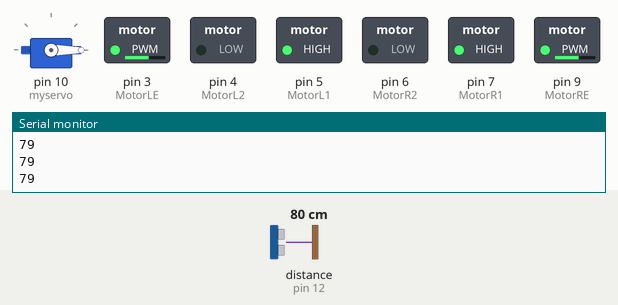
Bench run of a sketch on a simulated Arduino Uno, built with avr-gcc and run on an emulated ATmega328P. Shown: servo, switched loads named in the sketch (green lamp = pin HIGH), the last lines printed to the serial monitor. Wiring (inferred from the names in the program): ultrasonic range finder: trigger pin 13; echo pin 12. Dashed ring = blinking. The test bench sets the inputs (shaded band); at power-on: distance to the obstacle (sensor on pin 12) 80 cm. The echo pulse lasts 58.3 µs per cm; pins used as bus, display or sensor lines are not drawn.

Above: at 1.2 s.
1.3 s: distance to the obstacle (sensor on pin 12) set to 17 cm
2.8 s: distance to the obstacle (sensor on pin 12) set to 15 cm
At 3.28 s:
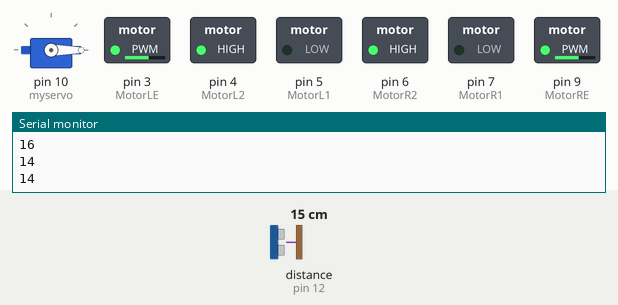
5.8 s: distance to the obstacle (sensor on pin 12) set to 2 cm
8.8 s: distance to the obstacle (sensor on pin 12) set to 18 cm
At 10.1 s:
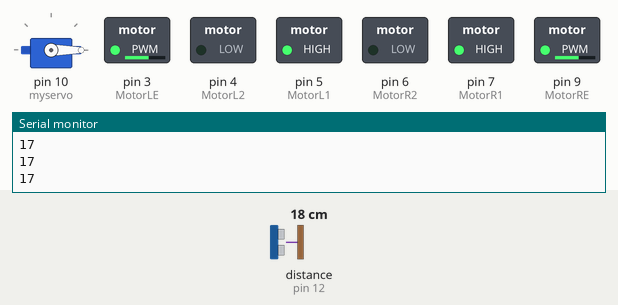
Timing chart, 0 to 11.3 s (numbered marks = the images above; inputs shaded):
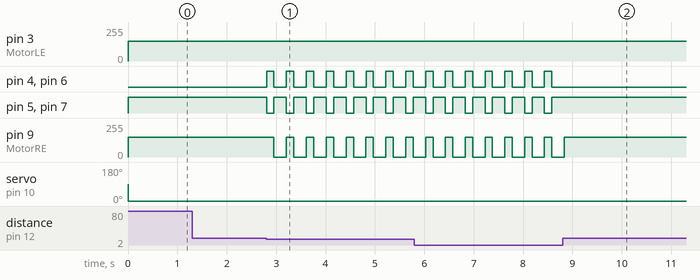

The sketch:

supurge.ino
```cpp
#include <Servo.h>
#define echoPin 12 //Ultrasonik sensörün echo pini Arduino'nun 12.pinine
#define trigPin 13 //Ultrasonik sensörün trig pini Arduino'nun 13.pinine tanımlandı.
#define MotorR1 7
#define MotorR2 6
#define MotorRE 9  // Motor pinlerini tanımlıyoruz.
#define MotorL1 5
#define MotorL2 4
#define MotorLE 3
Servo myservo;


long sure, uzaklik; //süre ve uzaklık diye iki değişken tanımlıyoruz.

void setup() {

myservo.attach(10);
  // ultrasonik sensör Trig pininden ses dalgaları gönderdiği için OUTPUT (Çıkış),
  // bu dalgaları Echo pini ile geri aldığı için INPUT (Giriş) olarak tanımlanır.
  pinMode(echoPin, INPUT);
  pinMode(trigPin, OUTPUT);

  pinMode(MotorL1, OUTPUT);
  pinMode(MotorL2, OUTPUT);
  pinMode(MotorLE, OUTPUT); //Motorlarımızı çıkış olarak tanımlıyoruz.
  pinMode(MotorR1, OUTPUT);
  pinMode(MotorR2, OUTPUT);
  pinMode(MotorRE, OUTPUT);


  Serial.begin(9600);

}

void loop() {


  digitalWrite(trigPin, LOW); //sensör pasif hale getirildi
  delayMicroseconds(5);
  digitalWrite(trigPin, HIGH); //Sensore ses dalgasının üretmesi için emir verildi
  delayMicroseconds(10);
  digitalWrite(trigPin, LOW); //Yeni dalgaların üretilmemesi için trig pini LOW konumuna getirildi

  sure = pulseIn(echoPin, HIGH); //ses dalgasının geri dönmesi için geçen sure ölçülüyor
  uzaklik = sure / 29.1 / 2; //ölçülen süre uzaklığa çevriliyor

  Serial.println(uzaklik);

  if (uzaklik < 15) // Uzaklık 15'den küçük ise,
  {

    geri();  // 150 ms geri git
    delay(150);
    sag();  // 250 ms sağa dön
    delay(250);

  }
  else {  // değil ise,
    myservo.write(120);
    ileri(); // ileri git
    myservo.write(0);
    }

}


void ileri(){  // Robotun ileri yönde hareketi için fonksiyon tanımlıyoruz.

  digitalWrite(MotorR1, HIGH); // Sağ motorun ileri hareketi aktif
  digitalWrite(MotorR2, LOW); // Sağ motorun geri hareketi pasif
  analogWrite(MotorRE, 150); // Sağ motorun hızı 150

  digitalWrite(MotorL1, HIGH); // Sol motorun ileri hareketi aktif
  digitalWrite(MotorL2, LOW); // Sol motorun geri hareketi pasif
  analogWrite(MotorLE, 150); // Sol motorun hızı 150


}


void sag(){ // Robotun sağa dönme hareketi için fonksiyon tanımlıyoruz.

  digitalWrite(MotorR1, HIGH); // Sağ motorun ileri hareketi aktif
  digitalWrite(MotorR2, LOW); // Sağ motorun geri hareketi pasif
  analogWrite(MotorRE, 0); // Sağ motorun hızı 0 (Motor duruyor)

  digitalWrite(MotorL1, HIGH); // Sol motorun ileri hareketi aktif
  digitalWrite(MotorL2, LOW); // Sol motorun geri hareketi pasif
  analogWrite(MotorLE, 150); // Sol motorun hızı 150


}


void geri(){ // Robotun geri yönde hareketi için fonksiyon tanımlıyoruz.

  digitalWrite(MotorR1, LOW); // Sağ motorun ileri hareketi pasif
  digitalWrite(MotorR2, HIGH); // Sağ motorun geri hareketi aktif
  analogWrite(MotorRE, 150); // Sağ motorun hızı 150

  digitalWrite(MotorL1, LOW); // Sol motorun ileri hareketi pasif
  digitalWrite(MotorL2, HIGH); // Sol motorun geri hareketi aktif
  analogWrite(MotorLE, 150); // Sol motorun hızı 150

}
```

Measured:
- the behaviour switches between 16 and 15 cm on distance to the obstacle (sensor on pin 12) (found by bisection; images 0 and 1)
- after the input at 2.8 s, pin 4 (MotorL2), pin 6 (MotorR2): alternates HIGH for 0.15 s and LOW for 0.25 s, starting at once; pin 5 (MotorL1), pin 7 (MotorR1): alternates HIGH for 0.25 s and LOW for 0.15 s, starting at once; pin 9 (MotorRE): alternates 150/255 for 0.15 s and 0/255 for 0.25 s, starting after 0.16 s
- after the input at 8.8 s, pin 4 (MotorL2), pin 6 (MotorR2): stops changing and stays LOW; pin 5 (MotorL1), pin 7 (MotorR1): stops changing and stays HIGH; pin 9 (MotorRE): goes on until 8.8 s, then stays 150/255
